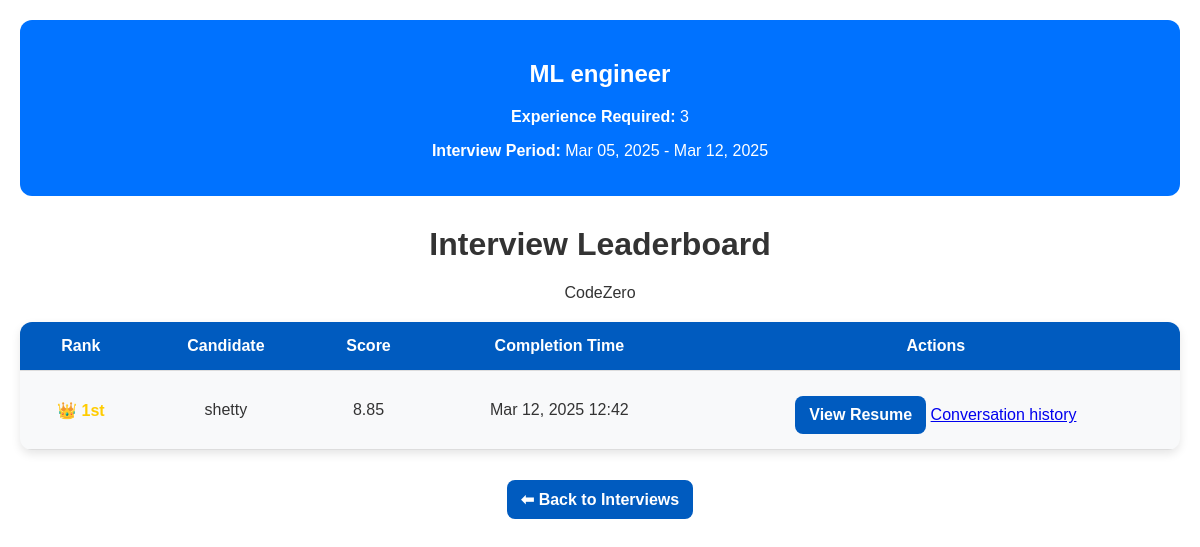
The app's page /org/leaderboard/1/ (signed in) with its own data.
### organization/models.py (models this page shows, shortened)
class Custominterviews(models.Model):
    org = models.ForeignKey(organization,on_delete=models.CASCADE)
    desc = models.TextField()
    post = models.TextField()
    experience = models.CharField(max_length=10)
    submissionDeadline = models.DateTimeField()
    questions = models.TextField()
    startTime = models.DateTimeField()
    endTime = models.DateTimeField()
    DSA = models.IntegerField(blank=True,null=True)
    Dev = models.IntegerField(blank=True,null=True)

class organization(models.Model):
    org = models.ForeignKey(User, on_delete=models.CASCADE)
    orgname = models.CharField(max_length=100)
    address = models.TextField()
    photo = models.ImageField(upload_to='./orgs',null=True,blank=True)
    Description = models.TextField()

class leaderBoard(models.Model):
    Application = models.ForeignKey(Application, on_delete=models.CASCADE)
    Score = models.DecimalField(max_digits=10,decimal_places=2)
    def __str__(self):
        return f'{self.Application.user.username}-{self.Score}'

class Application(models.Model):
    user = models.ForeignKey(User, on_delete=models.CASCADE)
    interview = models.ForeignKey(Custominterviews, on_delete=models.CASCADE)
    approved = models.BooleanField(default=False)
    resume = models.FileField(upload_to='./resume',blank=True,null=True)
    attempted = models.BooleanField(default=False)
    isCheated = models.BooleanField(default=False)
    extratedResume = models.TextField(blank=True,null=True)
    virtualResume = models.TextField(blank=True,null=True)
    standardized_resume = models.FileField(upload_to='std_resumes/',blank=True,null=True)
    score = models.IntegerField(default=0)

### organization/views.py (the view)
# urls.py: path('leaderboard/<int:interview_id>/', views.leaderboard_view, name='leaderboard'),
@login_required
def leaderboard_view(request, interview_id):
    try:
        org = organization.objects.get(org=request.user)
    except organization.DoesNotExist:
        return HttpResponseForbidden("Only company accounts can access the leaderboard")
    interview = get_object_or_404(Custominterviews, id=interview_id, org=org)
    leaderboard_entries = leaderBoard.objects.filter(
        Application__interview=interview
    ).select_related(
        'Application__user',
        'Application__interview'
    ).order_by('-Score')
    context = {
        'leaderboard_entries': leaderboard_entries,
        'organization': org,
        'interview': interview
    }
    print(leaderboard_entries)
    return render(request, 'organization/leaderboard.html', context)

### organization/templates/organization/leaderboard.html (shortened to what this page needs)
<!DOCTYPE html>
<html lang="en">
<head>
</head>
<body>
    <div class="interview-info">
        <h2>{{ interview.post }}</h2>
        <p><strong>Experience Required:</strong> {{ interview.experience }}</p>
        <p><strong>Interview Period:</strong> {{ interview.startTime|date:"M d, Y" }} - {{ interview.endTime|date:"M d, Y" }}</p>
    </div>
    <h1>Interview Leaderboard</h1>
    <p>{{ organization.orgname }}</p>
    <table class="leaderboard-table">
        <thead>
            <tr>
                <th>Rank</th>
                <th>Candidate</th>
                <th>Score</th>
                <th>Completion Time</th>
                <th>Actions</th>
            </tr>
        </thead>
        <tbody>
            {% for entry in leaderboard_entries %}
            <tr>
                <td>
                    {% if forloop.counter == 1 %}
                        <span class="rank-1">👑 1st</span>
                    {% elif forloop.counter == 2 %}
                        <span class="rank-2">🥈 2nd</span>
                    {% elif forloop.counter == 3 %}
                        <span class="rank-3">🥉 3rd</span>
                    {% else %}
                        {{ forloop.counter }}th
                    {% endif %}
                </td>
                <td>{{ entry.Application.user.username }}</td>
                <td>{{ entry.Score }}</td>
                <td>{{ entry.Application.interview.endTime|date:"M d, Y H:i" }}</td>
                <td>
                    {% if entry.Application.resume %}
                        <a href="{{ entry.Application.standardized_resume.url }}" class="btn-primary" target="_blank">View Resume</a>
                        <a href="{% url 'chat_history' entry.Application.id %}" class="btn btn-sm btn-info" target="_blank">
                            Conversation history
                        </a>
                    {% else %}
                        <span class="text-muted">No resume uploaded</span>
                    {% endif %}
                </td>
            </tr>
            {% empty %}
            <tr>
                <td colspan="5">No candidates have completed this interview yet.</td>
            </tr>
            {% endfor %}
        </tbody>
    </table>
    <div class="back-button">
        <a href="{% url 'company_interviews' %}" class="btn-primary">⬅ Back to Interviews</a>
    </div>
</body>
</html>

### organization/templates/organization/leaderboard.html (style rules this page uses)
body { font-family: 'Poppins', sans-serif; background: white; color: #333; margin: 0; padding: 20px; text-align: center; }
.interview-info { background: #0072ff; color: white; padding: 20px; border-radius: 12px; margin-bottom: 30px; text-align: center; }
.leaderboard-table { width: 100%; border-collapse: collapse; background: #f8f9fa; border-radius: 12px; overflow: hidden; margin-top: 20px; box-shadow: 0px 4px 10px rgba(0, 0, 0, 0.1); }
.leaderboard-table th, .leaderboard-table td { padding: 15px; border-bottom: 1px solid #ddd; text-align: center; color: #333; }
.leaderboard-table th { background: #005bbf; color: white; }
.rank-1 { color: #ffcc00; font-weight: bold; }
.btn-primary { text-decoration: none; color: white; background: #005bbf; padding: 10px 14px; border-radius: 8px; font-weight: bold; transition: background 0.3s; display: inline-block; margin-top: 10px; }
.back-button { margin-top: 20px; }

### records on screen
Custominterviews: post "ML engineer", experience "3", startTime "Mar 05, 2025", endTime "Mar 12, 2025"
organization: orgname "CodeZero"
leaderBoard: Application.user.username "shetty", Score "8.85", Application.interview.endTime "Mar 12, 2025 12:42"
